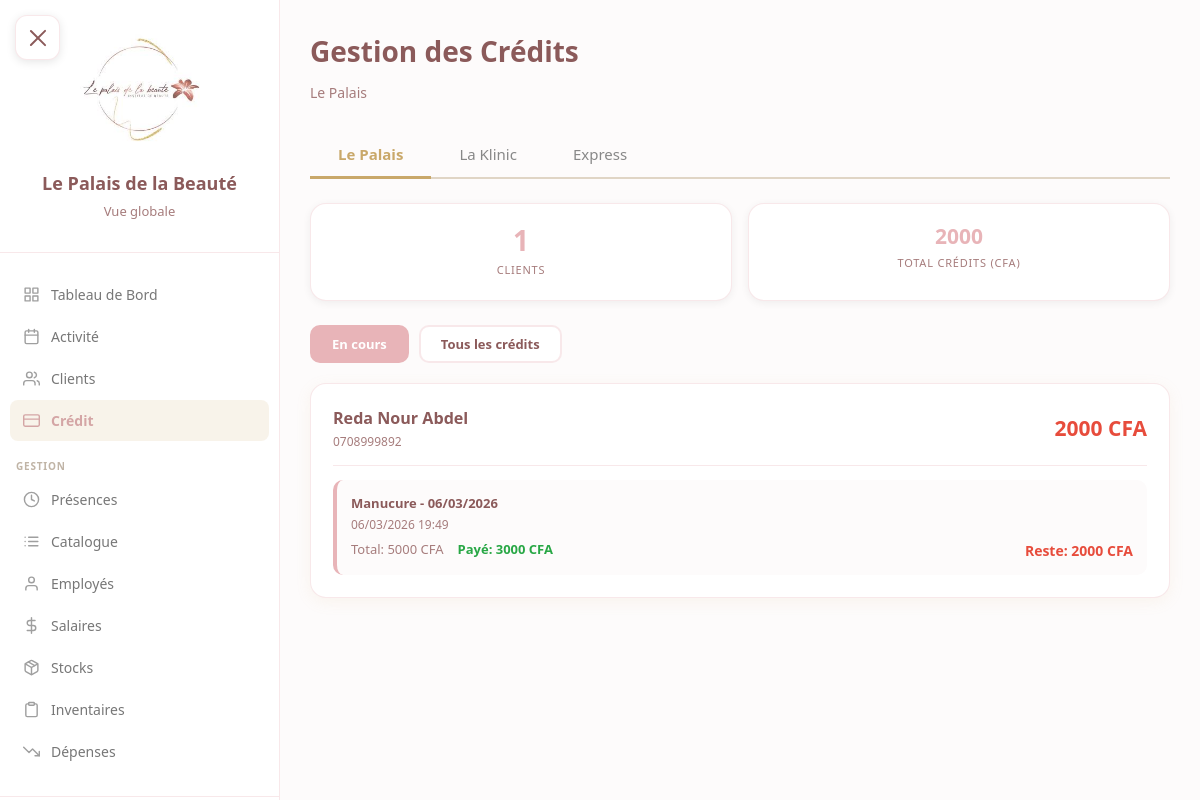
The app's page /credits/palais/ (signed in), older data.
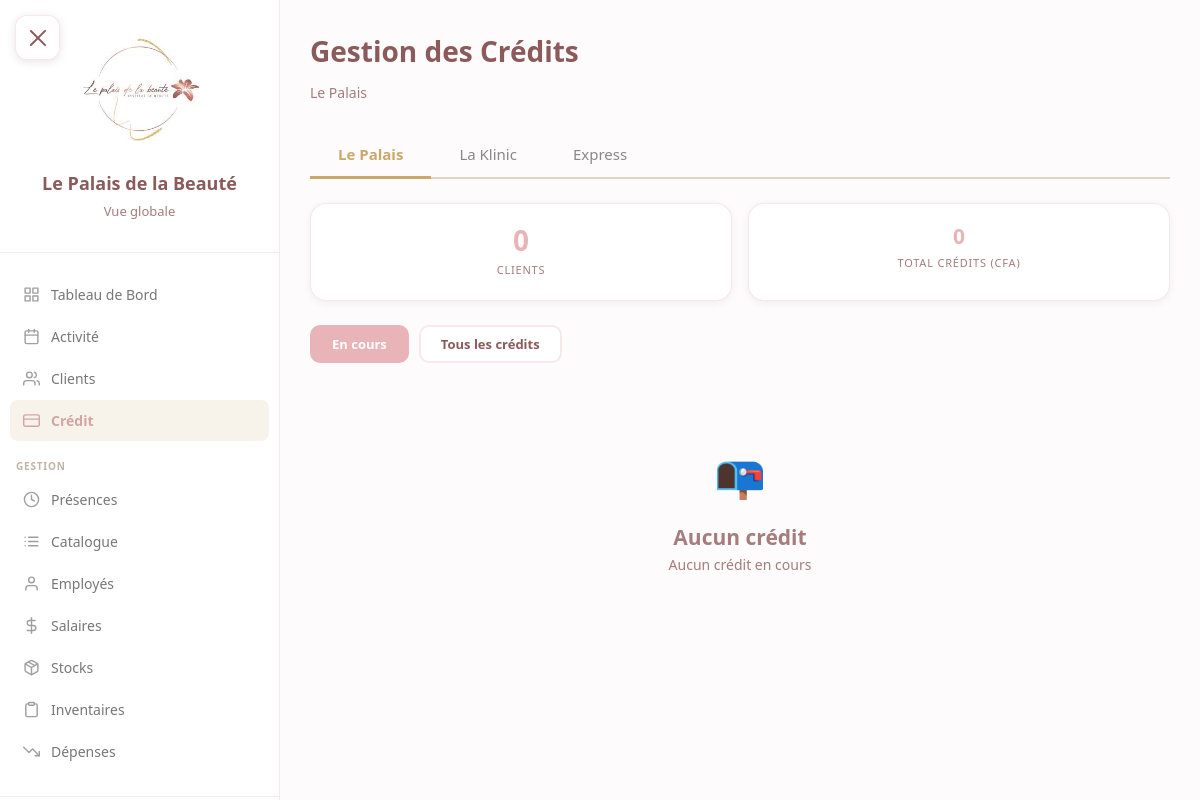
The same page, newer data.
### core/models.py (models this page shows, shortened)
class Client(models.Model):
    SEXE_CHOICES = [
        ('F', 'Femme'),
        ('H', 'Homme'),
    ]
    nom = models.CharField(max_length=100)
    prenom = models.CharField(max_length=100)
    telephone = models.CharField(max_length=20, unique=True)
    email = models.EmailField(blank=True, null=True)
    sexe = models.CharField(max_length=1, choices=SEXE_CHOICES, default='F')
    date_naissance = models.DateField(blank=True, null=True)
    date_creation = models.DateTimeField(auto_now_add=True)
    notes = models.TextField(blank=True, null=True)  # Observations / notes libres
    actif = models.BooleanField(default=True)
    class Meta:
        verbose_name = "Client"
        verbose_name_plural = "Clients"
        ordering = ['nom', 'prenom']
    def get_full_name(self):
        return f"{self.prenom} {self.nom}"

class Credit(models.Model):
    client = models.ForeignKey(Client, on_delete=models.CASCADE, related_name='credits')
    institut = models.ForeignKey(Institut, on_delete=models.CASCADE, related_name='credits')
    rendez_vous = models.ForeignKey(
        RendezVous,
        on_delete=models.SET_NULL,
        null=True,
        blank=True,
        related_name='credits'
    )
    montant_total = models.IntegerField(
        validators=[MinValueValidator(0)]
    )  # Montant total de la prestation
    montant_paye = models.IntegerField(
        default=0,
        validators=[MinValueValidator(0)]
    )  # Ce qui a été payé
    reste_a_payer = models.IntegerField(
        validators=[MinValueValidator(0)]
    )  # Ce qui reste à payer
    solde = models.BooleanField(default=False)  # True quand entièrement payé
    date_creation = models.DateTimeField(auto_now_add=True)
    date_solde = models.DateTimeField(null=True, blank=True)
    description = models.CharField(max_length=200)  # Ex: "Forfait 10 séances LPG"
    class Meta:
        verbose_name = "Crédit"
        verbose_name_plural = "Crédits"
        ordering = ['-date_creation']

### credits/views.py (the view)
# urls.py: path('<str:institut_code>/', views.index, name='index'),
@login_required
@institut_required
def index(request, institut_code):
    institut = get_object_or_404(Institut, code=institut_code)
    utilisateur = request.user.utilisateur
    if utilisateur.is_manager() and utilisateur.institut != institut:
        from django.contrib import messages
        messages.error(request, "Vous n'avez pas accès à cet institut")
        return redirect('core:login')
    filtre = request.GET.get('filtre', 'non_soldes')
    if filtre == 'tous':
        credits = Credit.objects.filter(institut=institut)
    else:
        credits = Credit.objects.filter(institut=institut, solde=False)
    credits = credits.select_related('client', 'rendez_vous').order_by('-date_creation')
    clients_credits = {}
    for credit in credits:
        client_id = credit.client.id
        if client_id not in clients_credits:
            clients_credits[client_id] = {
                'client': credit.client,
                'credits': [],
                'total_reste': 0
            }
        clients_credits[client_id]['credits'].append(credit)
        clients_credits[client_id]['total_reste'] += credit.reste_a_payer
    clients_list = sorted(
        clients_credits.values(),
        key=lambda x: x['total_reste'],
        reverse=True
    )
    total_credits = sum(c['total_reste'] for c in clients_list)
    nb_clients = len(clients_list)
    context = {
        'institut': institut,
        'clients_credits': clients_list,
        'total_credits': total_credits,
        'nb_clients': nb_clients,
        'filtre': filtre,
    }
    return render(request, 'credits/index.html', context)

### core/models.py (called while the page is built)
    def is_patron(self):
        return self.role == 'patron'

    def is_manager(self):
        return self.role == 'manager'

### templates/credits/index.html (shortened to what this page needs)
{% extends 'base.html' %}
{% load static %}
{% block content %}
<div class="content-header">
    <h1 class="page-title">Gestion des Crédits</h1>
    <p class="page-subtitle">{{ institut.nom }}</p>
</div>
<div class="page-tabs">
    <a href="{% url 'credits:index' institut_code='palais' %}" class="page-tab {% if institut.code == 'palais' %}active{% endif %}">Le Palais</a>
    <a href="{% url 'credits:index' institut_code='klinic' %}" class="page-tab {% if institut.code == 'klinic' %}active{% endif %}">La Klinic</a>
    <a href="{% url 'credits:index' institut_code='express' %}" class="page-tab {% if institut.code == 'express' %}active{% endif %}">Express</a>
</div>
<div class="credits-container">
    <div class="profile-stats">
        <div class="profile-stat">
            <div class="profile-stat-value">{{ nb_clients }}</div>
            <div class="profile-stat-label">Clients</div>
        </div>
        <div class="profile-stat">
            <div class="profile-stat-value" style="font-size:1.5em;">{{ total_credits|floatformat:0 }}</div>
            <div class="profile-stat-label">Total Crédits (CFA)</div>
        </div>
    </div>
    <div class="filter-buttons">
        <button class="filter-btn {% if filtre == 'non_soldes' %}active{% endif %}"
                onclick="window.location.href='?filtre=non_soldes'">En cours</button>
        <button class="filter-btn {% if filtre == 'tous' %}active{% endif %}"
                onclick="window.location.href='?filtre=tous'">Tous les crédits</button>
    </div>
    {% if clients_credits %}
        {% for client_data in clients_credits %}
        <div class="client-card" onclick="window.location.href='{% url 'credits:client_detail' institut.code client_data.client.id %}'">
            <div class="client-header">
                <div>
                    <div class="client-name">{{ client_data.client.get_full_name }}</div>
                    <div class="client-phone">{{ client_data.client.telephone }}</div>
                </div>
                <div class="client-total">{{ client_data.total_reste|floatformat:0 }} CFA</div>
            </div>
            <div class="credits-list">
                {% for credit in client_data.credits %}
                <div class="credit-item {% if credit.solde %}solde{% endif %}">
                    <div class="credit-row">
                        <div>
                            <div class="credit-description">{{ credit.description }}</div>
                            <div class="credit-date">{{ credit.date_creation|date:"d/m/Y H:i" }}</div>
                        </div>
                    </div>
                    <div class="credit-row">
                        <div class="credit-amounts">
                            <span class="amount-total">Total: {{ credit.montant_total|floatformat:0 }} CFA</span>
                            <span class="amount-paye">Payé: {{ credit.montant_paye|floatformat:0 }} CFA</span>
                        </div>
                        {% if not credit.solde %}
                            <span class="amount-reste">Reste: {{ credit.reste_a_payer|floatformat:0 }} CFA</span>
                        {% endif %}
                    </div>
                </div>
                {% endfor %}
            </div>
        </div>
        {% endfor %}
    {% else %}
        <div class="empty-state">
            <div class="empty-icon">📭</div>
            <h2>Aucun crédit</h2>
            <p>{% if filtre == 'non_soldes' %}Aucun crédit en cours{% else %}Aucun crédit enregistré{% endif %}</p>
        </div>
    {% endif %}
</div>
{% endblock %}

Row changes from the older to the newer data that the page shows:
no longer on this page (row unchanged): Client: client.get_full_name "Reda Nour Abdel", client.telephone "0708999892", total_reste "2000"
removed Credit: description "Manucure - 06/03/2026", date_creation "06/03/2026 19:49", montant_total "5000", montant_paye "3000", reste_a_payer "2000"
Text that changed along with them:
{{ nb_clients }}: "1" → "0"
{{ total_credits|floatformat:0 }}: "2000" → "0"
text now shown: "📭 Aucun crédit Aucun crédit en cours"
